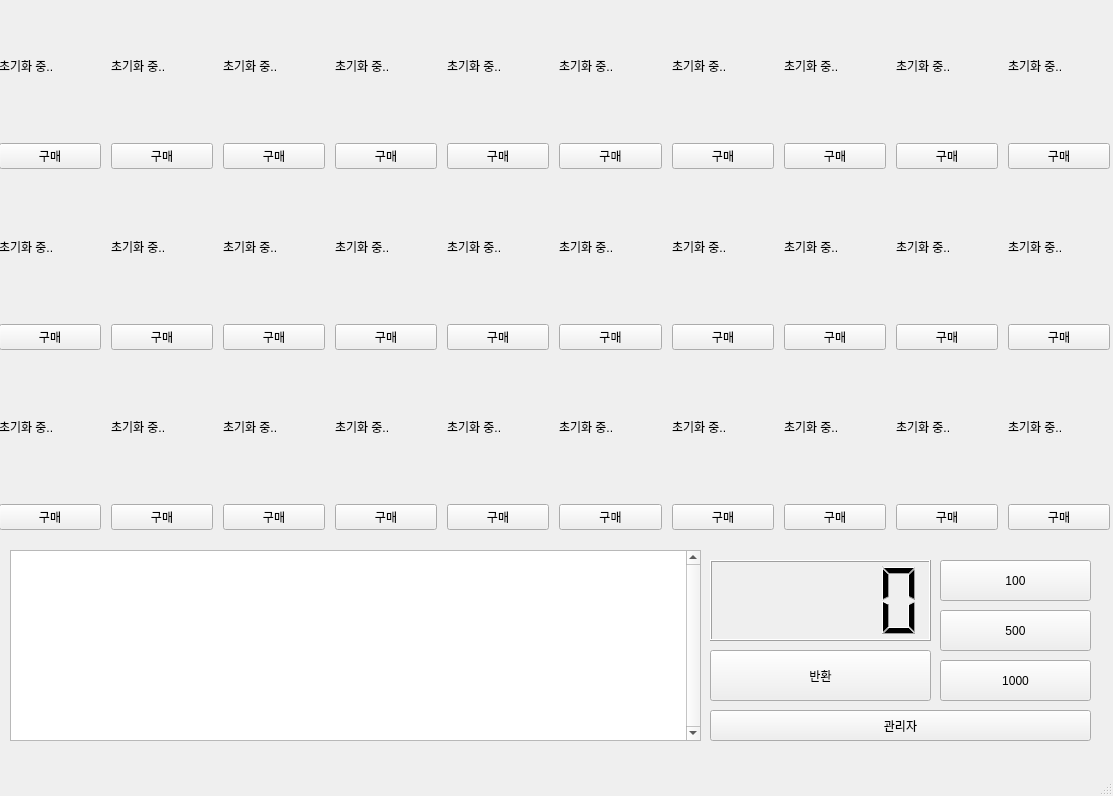
<?xml version="1.0" encoding="UTF-8"?>
<ui version="4.0">
 <class>MainWindow</class>
 <widget class="QMainWindow" name="MainWindow">
  <property name="geometry">
   <rect>
    <x>0</x>
    <y>0</y>
    <width>1113</width>
    <height>796</height>
   </rect>
  </property>
  <property name="windowTitle">
   <string>MainWindow</string>
  </property>
  <widget class="QWidget" name="centralwidget">
   <widget class="QWidget" name="gridLayoutWidget">
    <property name="geometry">
     <rect>
      <x>-1</x>
      <y>-1</y>
      <width>1111</width>
      <height>531</height>
     </rect>
    </property>
    <layout class="QGridLayout" name="drinkGrid">
     <property name="spacing">
      <number>10</number>
     </property>
     <item row="1" column="4">
      <layout class="QVBoxLayout" name="drinkGrid1_14">
       <item>
        <widget class="QLabel" name="drinkLabel14">
         <property name="text">
          <string>초기화 중..</string>
         </property>
        </widget>
       </item>
       <item>
        <widget class="QPushButton" name="drinkButton14">
         <property name="text">
          <string>구매</string>
         </property>
        </widget>
       </item>
      </layout>
     </item>
     <item row="1" column="1">
      <layout class="QVBoxLayout" name="drinkGrid1_11">
       <item>
        <widget class="QLabel" name="drinkLabel11">
         <property name="text">
          <string>초기화 중..</string>
         </property>
        </widget>
       </item>
       <item>
        <widget class="QPushButton" name="drinkButton11">
         <property name="text">
          <string>구매</string>
         </property>
        </widget>
       </item>
      </layout>
     </item>
     <item row="1" column="0">
      <layout class="QVBoxLayout" name="drinkGrid1_10">
       <item>
        <widget class="QLabel" name="drinkLabel10">
         <property name="text">
          <string>초기화 중..</string>
         </property>
        </widget>
       </item>
       <item>
        <widget class="QPushButton" name="drinkButton10">
         <property name="text">
          <string>구매</string>
         </property>
        </widget>
       </item>
      </layout>
     </item>
     <item row="1" column="5">
      <layout class="QVBoxLayout" name="drinkGrid1_15">
       <item>
        <widget class="QLabel" name="drinkLabel15">
         <property name="text">
          <string>초기화 중..</string>
         </property>
        </widget>
       </item>
       <item>
        <widget class="QPushButton" name="drinkButton15">
         <property name="text">
          <string>구매</string>
         </property>
        </widget>
       </item>
      </layout>
     </item>
     <item row="1" column="2">
      <layout class="QVBoxLayout" name="drinkGrid1_12">
       <item>
        <widget class="QLabel" name="drinkLabel12">
         <property name="text">
          <string>초기화 중..</string>
         </property>
        </widget>
       </item>
       <item>
        <widget class="QPushButton" name="drinkButton12">
         <property name="text">
          <string>구매</string>
         </property>
        </widget>
       </item>
      </layout>
     </item>
     <item row="1" column="7">
      <layout class="QVBoxLayout" name="drinkGrid1_17">
       <item>
        <widget class="QLabel" name="drinkLabel17">
         <property name="text">
          <string>초기화 중..</string>
         </property>
        </widget>
       </item>
       <item>
        <widget class="QPushButton" name="drinkButton17">
         <property name="text">
          <string>구매</string>
         </property>
        </widget>
       </item>
      </layout>
     </item>
     <item row="1" column="9">
      <layout class="QVBoxLayout" name="drinkGrid1_19">
       <item>
        <widget class="QLabel" name="drinkLabel19">
         <property name="text">
          <string>초기화 중..</string>
         </property>
        </widget>
       </item>
       <item>
        <widget class="QPushButton" name="drinkButton19">
         <property name="text">
          <string>구매</string>
         </property>
        </widget>
       </item>
      </layout>
     </item>
     <item row="1" column="6">
      <layout class="QVBoxLayout" name="drinkGrid1_16">
       <item>
        <widget class="QLabel" name="drinkLabel16">
         <property name="text">
          <string>초기화 중..</string>
         </property>
        </widget>
       </item>
       <item>
        <widget class="QPushButton" name="drinkButton16">
         <property name="text">
          <string>구매</string>
         </property>
        </widget>
       </item>
      </layout>
     </item>
     <item row="1" column="8">
      <layout class="QVBoxLayout" name="drinkGrid1_18">
       <item>
        <widget class="QLabel" name="drinkLabel18">
         <property name="text">
          <string>초기화 중..</string>
         </property>
        </widget>
       </item>
       <item>
        <widget class="QPushButton" name="drinkButton18">
         <property name="text">
          <string>구매</string>
         </property>
        </widget>
       </item>
      </layout>
     </item>
     <item row="0" column="0">
      <layout class="QVBoxLayout" name="drinkGrid0">
       <item>
        <widget class="QLabel" name="drinkLabel0">
         <property name="text">
          <string>초기화 중..</string>
         </property>
        </widget>
       </item>
       <item>
        <widget class="QPushButton" name="drinkButton0">
         <property name="text">
          <string>구매</string>
         </property>
        </widget>
       </item>
      </layout>
     </item>
     <item row="0" column="1">
      <layout class="QVBoxLayout" name="drinkGrid1">
       <item>
        <widget class="QLabel" name="drinkLabel1">
         <property name="text">
          <string>초기화 중..</string>
         </property>
        </widget>
       </item>
       <item>
        <widget class="QPushButton" name="drinkButton1">
         <property name="text">
          <string>구매</string>
         </property>
        </widget>
       </item>
      </layout>
     </item>
     <item row="0" column="3">
      <layout class="QVBoxLayout" name="drinkGrid1_3">
       <item>
        <widget class="QLabel" name="drinkLabel3">
         <property name="text">
          <string>초기화 중..</string>
         </property>
        </widget>
       </item>
       <item>
        <widget class="QPushButton" name="drinkButton3">
         <property name="text">
          <string>구매</string>
         </property>
        </widget>
       </item>
      </layout>
     </item>
     <item row="1" column="3">
      <layout class="QVBoxLayout" name="drinkGrid1_13">
       <item>
        <widget class="QLabel" name="drinkLabel13">
         <property name="text">
          <string>초기화 중..</string>
         </property>
        </widget>
       </item>
       <item>
        <widget class="QPushButton" name="drinkButton13">
         <property name="text">
          <string>구매</string>
         </property>
        </widget>
       </item>
      </layout>
     </item>
     <item row="0" column="7">
      <layout class="QVBoxLayout" name="drinkGrid1_7">
       <item>
        <widget class="QLabel" name="drinkLabel7">
         <property name="text">
          <string>초기화 중..</string>
         </property>
        </widget>
       </item>
       <item>
        <widget class="QPushButton" name="drinkButton7">
         <property name="text">
          <string>구매</string>
         </property>
        </widget>
       </item>
      </layout>
     </item>
     <item row="0" column="8">
      <layout class="QVBoxLayout" name="drinkGrid1_8">
       <item>
        <widget class="QLabel" name="drinkLabel8">
         <property name="text">
          <string>초기화 중..</string>
         </property>
        </widget>
       </item>
       <item>
        <widget class="QPushButton" name="drinkButton8">
         <property name="text">
          <string>구매</string>
         </property>
        </widget>
       </item>
      </layout>
     </item>
     <item row="0" column="6">
      <layout class="QVBoxLayout" name="drinkGrid1_6">
       <item>
        <widget class="QLabel" name="drinkLabel6">
         <property name="text">
          <string>초기화 중..</string>
         </property>
        </widget>
       </item>
       <item>
        <widget class="QPushButton" name="drinkButton6">
         <property name="text">
          <string>구매</string>
         </property>
        </widget>
       </item>
      </layout>
     </item>
     <item row="0" column="5">
      <layout class="QVBoxLayout" name="drinkGrid1_5">
       <item>
        <widget class="QLabel" name="drinkLabel5">
         <property name="text">
          <string>초기화 중..</string>
         </property>
        </widget>
       </item>
       <item>
        <widget class="QPushButton" name="drinkButton5">
         <property name="text">
          <string>구매</string>
         </property>
        </widget>
       </item>
      </layout>
     </item>
     <item row="0" column="9">
      <layout class="QVBoxLayout" name="drinkGrid1_9">
       <item>
        <widget class="QLabel" name="drinkLabel9">
         <property name="text">
          <string>초기화 중..</string>
         </property>
        </widget>
       </item>
       <item>
        <widget class="QPushButton" name="drinkButton9">
         <property name="text">
          <string>구매</string>
         </property>
        </widget>
       </item>
      </layout>
     </item>
     <item row="0" column="4">
      <layout class="QVBoxLayout" name="drinkGrid1_4">
       <item>
        <widget class="QLabel" name="drinkLabel4">
         <property name="text">
          <string>초기화 중..</string>
         </property>
        </widget>
       </item>
       <item>
        <widget class="QPushButton" name="drinkButton4">
         <property name="text">
          <string>구매</string>
         </property>
        </widget>
       </item>
      </layout>
     </item>
     <item row="0" column="2">
      <layout class="QVBoxLayout" name="drinkGrid1_2">
       <item>
        <widget class="QLabel" name="drinkLabel2">
         <property name="text">
          <string>초기화 중..</string>
         </property>
        </widget>
       </item>
       <item>
        <widget class="QPushButton" name="drinkButton2">
         <property name="text">
          <string>구매</string>
         </property>
        </widget>
       </item>
      </layout>
     </item>
     <item row="2" column="0">
      <layout class="QVBoxLayout" name="drinkGrid1_20">
       <item>
        <widget class="QLabel" name="drinkLabel20">
         <property name="text">
          <string>초기화 중..</string>
         </property>
        </widget>
       </item>
       <item>
        <widget class="QPushButton" name="drinkButton20">
         <property name="text">
          <string>구매</string>
         </property>
        </widget>
       </item>
      </layout>
     </item>
     <item row="2" column="1">
      <layout class="QVBoxLayout" name="drinkGrid1_21">
       <item>
        <widget class="QLabel" name="drinkLabel21">
         <property name="text">
          <string>초기화 중..</string>
         </property>
        </widget>
       </item>
       <item>
        <widget class="QPushButton" name="drinkButton21">
         <property name="text">
          <string>구매</string>
         </property>
        </widget>
       </item>
      </layout>
     </item>
     <item row="2" column="2">
      <layout class="QVBoxLayout" name="drinkGrid1_22">
       <item>
        <widget class="QLabel" name="drinkLabel22">
         <property name="text">
          <string>초기화 중..</string>
         </property>
        </widget>
       </item>
       <item>
        <widget class="QPushButton" name="drinkButton22">
         <property name="text">
          <string>구매</string>
         </property>
        </widget>
       </item>
      </layout>
     </item>
     <item row="2" column="3">
      <layout class="QVBoxLayout" name="drinkGrid1_23">
       <item>
        <widget class="QLabel" name="drinkLabel23">
         <property name="text">
          <string>초기화 중..</string>
         </property>
        </widget>
       </item>
       <item>
        <widget class="QPushButton" name="drinkButton23">
         <property name="text">
          <string>구매</string>
         </property>
        </widget>
       </item>
      </layout>
     </item>
     <item row="2" column="4">
      <layout class="QVBoxLayout" name="drinkGrid1_24">
       <item>
        <widget class="QLabel" name="drinkLabel24">
         <property name="text">
          <string>초기화 중..</string>
         </property>
        </widget>
       </item>
       <item>
        <widget class="QPushButton" name="drinkButton24">
         <property name="text">
          <string>구매</string>
         </property>
        </widget>
       </item>
      </layout>
     </item>
     <item row="2" column="5">
      <layout class="QVBoxLayout" name="drinkGrid1_25">
       <item>
        <widget class="QLabel" name="drinkLabel25">
         <property name="text">
          <string>초기화 중..</string>
         </property>
        </widget>
       </item>
       <item>
        <widget class="QPushButton" name="drinkButton25">
         <property name="text">
          <string>구매</string>
         </property>
        </widget>
       </item>
      </layout>
     </item>
     <item row="2" column="6">
      <layout class="QVBoxLayout" name="drinkGrid1_26">
       <item>
        <widget class="QLabel" name="drinkLabel26">
         <property name="text">
          <string>초기화 중..</string>
         </property>
        </widget>
       </item>
       <item>
        <widget class="QPushButton" name="drinkButton26">
         <property name="text">
          <string>구매</string>
         </property>
        </widget>
       </item>
      </layout>
     </item>
     <item row="2" column="7">
      <layout class="QVBoxLayout" name="drinkGrid1_27">
       <item>
        <widget class="QLabel" name="drinkLabel27">
         <property name="text">
          <string>초기화 중..</string>
         </property>
        </widget>
       </item>
       <item>
        <widget class="QPushButton" name="drinkButton27">
         <property name="text">
          <string>구매</string>
         </property>
        </widget>
       </item>
      </layout>
     </item>
     <item row="2" column="8">
      <layout class="QVBoxLayout" name="drinkGrid1_28">
       <item>
        <widget class="QLabel" name="drinkLabel28">
         <property name="text">
          <string>초기화 중..</string>
         </property>
        </widget>
       </item>
       <item>
        <widget class="QPushButton" name="drinkButton28">
         <property name="text">
          <string>구매</string>
         </property>
        </widget>
       </item>
      </layout>
     </item>
     <item row="2" column="9">
      <layout class="QVBoxLayout" name="drinkGrid1_29">
       <item>
        <widget class="QLabel" name="drinkLabel29">
         <property name="text">
          <string>초기화 중..</string>
         </property>
        </widget>
       </item>
       <item>
        <widget class="QPushButton" name="drinkButton29">
         <property name="text">
          <string>구매</string>
         </property>
        </widget>
       </item>
      </layout>
     </item>
    </layout>
   </widget>
   <widget class="QLCDNumber" name="moneyDisplay">
    <property name="geometry">
     <rect>
      <x>710</x>
      <y>560</y>
      <width>221</width>
      <height>81</height>
     </rect>
    </property>
   </widget>
   <widget class="QPushButton" name="smallMoney">
    <property name="geometry">
     <rect>
      <x>940</x>
      <y>560</y>
      <width>151</width>
      <height>41</height>
     </rect>
    </property>
    <property name="text">
     <string>100</string>
    </property>
   </widget>
   <widget class="QPushButton" name="medMoney">
    <property name="geometry">
     <rect>
      <x>940</x>
      <y>610</y>
      <width>151</width>
      <height>41</height>
     </rect>
    </property>
    <property name="text">
     <string>500</string>
    </property>
   </widget>
   <widget class="QPushButton" name="bigMoney">
    <property name="geometry">
     <rect>
      <x>940</x>
      <y>660</y>
      <width>151</width>
      <height>41</height>
     </rect>
    </property>
    <property name="text">
     <string>1000</string>
    </property>
   </widget>
   <widget class="QTextEdit" name="textEdit">
    <property name="geometry">
     <rect>
      <x>10</x>
      <y>550</y>
      <width>691</width>
      <height>191</height>
     </rect>
    </property>
    <property name="verticalScrollBarPolicy">
     <enum>Qt::ScrollBarAlwaysOn</enum>
    </property>
   </widget>
   <widget class="QPushButton" name="releaseButton">
    <property name="geometry">
     <rect>
      <x>710</x>
      <y>650</y>
      <width>221</width>
      <height>51</height>
     </rect>
    </property>
    <property name="text">
     <string>반환</string>
    </property>
   </widget>
   <widget class="QPushButton" name="adminButton">
    <property name="geometry">
     <rect>
      <x>710</x>
      <y>710</y>
      <width>381</width>
      <height>31</height>
     </rect>
    </property>
    <property name="text">
     <string>관리자</string>
    </property>
   </widget>
  </widget>
  <widget class="QMenuBar" name="menubar">
   <property name="geometry">
    <rect>
     <x>0</x>
     <y>0</y>
     <width>1113</width>
     <height>26</height>
    </rect>
   </property>
  </widget>
  <widget class="QStatusBar" name="statusbar"/>
 </widget>
 <resources/>
 <connections/>
</ui>
